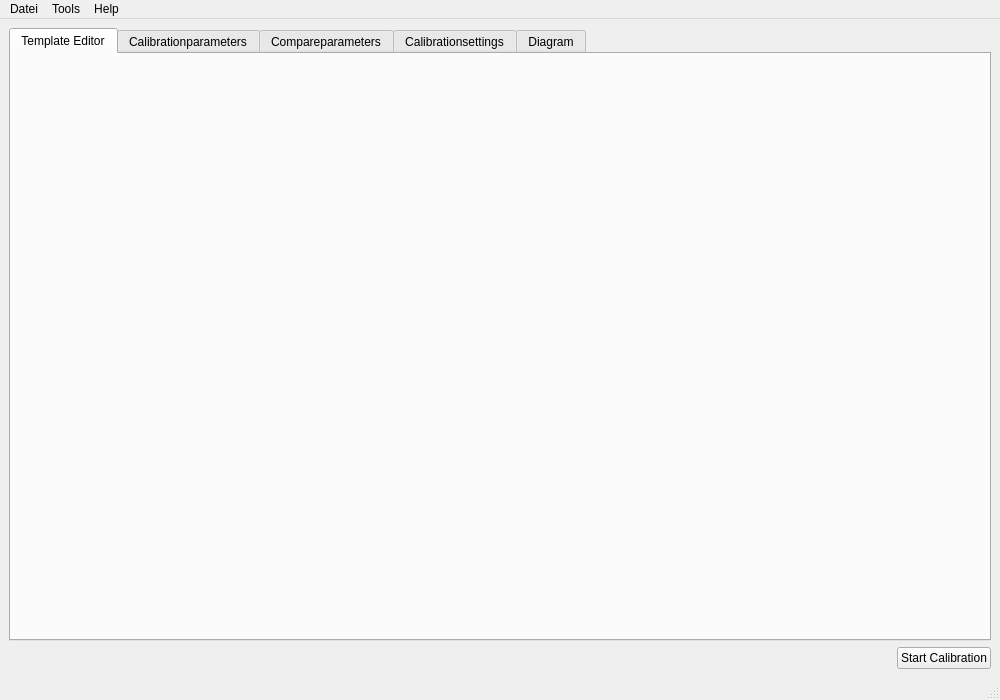
<?xml version="1.0" encoding="UTF-8"?>
<ui version="4.0">
 <class>MainWindow</class>
 <widget class="QMainWindow" name="MainWindow">
  <property name="windowModality">
   <enum>Qt::ApplicationModal</enum>
  </property>
  <property name="geometry">
   <rect>
    <x>0</x>
    <y>0</y>
    <width>1000</width>
    <height>700</height>
   </rect>
  </property>
  <property name="windowTitle">
   <string>Calimero</string>
  </property>
  <property name="dockNestingEnabled">
   <bool>true</bool>
  </property>
  <widget class="QWidget" name="centralwidget">
   <layout class="QGridLayout">
    <item row="0" column="0">
     <layout class="QGridLayout" name="layout">
      <item row="0" column="0">
       <widget class="QTabWidget" name="tab_calibrationedit">
        <property name="whatsThis">
         <string/>
        </property>
        <property name="autoFillBackground">
         <bool>true</bool>
        </property>
        <property name="currentIndex">
         <number>0</number>
        </property>
        <widget class="QWidget" name="tab_template">
         <attribute name="title">
          <string>Template Editor</string>
         </attribute>
         <layout class="QGridLayout" name="gridLayout_3">
          <item row="0" column="0">
           <widget class="ParameterEditGui" name="widget_4" native="true"/>
          </item>
         </layout>
        </widget>
        <widget class="QWidget" name="tab">
         <property name="autoFillBackground">
          <bool>false</bool>
         </property>
         <attribute name="title">
          <string>Calibrationparameters</string>
         </attribute>
         <layout class="QGridLayout">
          <item row="0" column="0">
           <widget class="ParameterGroupEditGui" name="widget_2" native="true"/>
          </item>
         </layout>
        </widget>
        <widget class="QWidget" name="tab2">
         <attribute name="title">
          <string>Compareparameters</string>
         </attribute>
         <layout class="QGridLayout">
          <item row="0" column="0">
           <widget class="CompareParameterEditGui" name="widget" native="true"/>
          </item>
         </layout>
        </widget>
        <widget class="QWidget" name="tab3">
         <attribute name="title">
          <string>Calibrationsettings</string>
         </attribute>
         <layout class="QGridLayout" name="gridLayout">
          <item row="0" column="0">
           <widget class="CalibrationEditGui" name="widget_3" native="true"/>
          </item>
         </layout>
        </widget>
        <widget class="QWidget" name="tab4">
         <property name="accessibleName">
          <string/>
         </property>
         <attribute name="title">
          <string>Diagram</string>
         </attribute>
         <attribute name="toolTip">
          <string>TEST HILFE</string>
         </attribute>
         <layout class="QGridLayout" name="gridLayout_2">
          <item row="0" column="0">
           <widget class="DiagramGui" name="diagram_widget"/>
          </item>
         </layout>
        </widget>
       </widget>
      </item>
     </layout>
    </item>
    <item row="1" column="0">
     <layout class="QHBoxLayout">
      <item>
       <spacer name="horizontalSpacer">
        <property name="orientation">
         <enum>Qt::Horizontal</enum>
        </property>
        <property name="sizeHint" stdset="0">
         <size>
          <width>40</width>
          <height>20</height>
         </size>
        </property>
       </spacer>
      </item>
      <item>
       <widget class="QPushButton" name="pushButton">
        <property name="sizePolicy">
         <sizepolicy hsizetype="Minimum" vsizetype="Fixed">
          <horstretch>0</horstretch>
          <verstretch>0</verstretch>
         </sizepolicy>
        </property>
        <property name="maximumSize">
         <size>
          <width>16777215</width>
          <height>16777215</height>
         </size>
        </property>
        <property name="text">
         <string>Start Calibration</string>
        </property>
       </widget>
      </item>
     </layout>
    </item>
   </layout>
  </widget>
  <widget class="QMenuBar" name="menubar">
   <property name="geometry">
    <rect>
     <x>0</x>
     <y>0</y>
     <width>1000</width>
     <height>25</height>
    </rect>
   </property>
   <widget class="QMenu" name="menuDatei">
    <property name="title">
     <string>Datei</string>
    </property>
    <addaction name="actionnew"/>
    <addaction name="actionopen"/>
    <addaction name="actionOpen_with_script_import"/>
    <addaction name="actionsave"/>
    <addaction name="actionsaveas"/>
    <addaction name="separator"/>
    <addaction name="actionSchlie_en"/>
    <addaction name="actionRun_in_Background"/>
   </widget>
   <widget class="QMenu" name="menuHilfe">
    <property name="title">
     <string>Help</string>
    </property>
    <addaction name="actionCalimero_Hilfe"/>
    <addaction name="separator"/>
    <addaction name="actionAbout"/>
   </widget>
   <widget class="QMenu" name="menuTools">
    <property name="title">
     <string>Tools</string>
    </property>
    <addaction name="actionsettings"/>
   </widget>
   <addaction name="menuDatei"/>
   <addaction name="menuTools"/>
   <addaction name="menuHilfe"/>
  </widget>
  <widget class="QStatusBar" name="statusbar"/>
  <action name="actionnew">
   <property name="text">
    <string>New</string>
   </property>
   <property name="shortcut">
    <string>Ctrl+N</string>
   </property>
  </action>
  <action name="actionopen">
   <property name="text">
    <string>Open</string>
   </property>
   <property name="shortcut">
    <string>Ctrl+O</string>
   </property>
  </action>
  <action name="actionsave">
   <property name="text">
    <string>Save</string>
   </property>
   <property name="shortcut">
    <string>Ctrl+S</string>
   </property>
  </action>
  <action name="actionSchlie_en">
   <property name="text">
    <string>Exit</string>
   </property>
   <property name="shortcut">
    <string>Ctrl+Q</string>
   </property>
  </action>
  <action name="actionAbout">
   <property name="text">
    <string>About Calimero</string>
   </property>
  </action>
  <action name="actionCalimero_Hilfe">
   <property name="text">
    <string>Calimero Help</string>
   </property>
   <property name="shortcut">
    <string>F1</string>
   </property>
  </action>
  <action name="actionsaveas">
   <property name="text">
    <string>Save As...</string>
   </property>
   <property name="shortcut">
    <string>Ctrl+Shift+S</string>
   </property>
  </action>
  <action name="actionsettings">
   <property name="text">
    <string>Options</string>
   </property>
  </action>
  <action name="actionRun_in_Background">
   <property name="text">
    <string>Run in Background</string>
   </property>
   <property name="shortcut">
    <string>Ctrl+B</string>
   </property>
  </action>
  <action name="actionOpen_with_script_import">
   <property name="text">
    <string>Open with script import</string>
   </property>
  </action>
 </widget>
 <customwidgets>
  <customwidget>
   <class>CompareParameterEditGui</class>
   <extends>QWidget</extends>
   <header>./gui/CompareParameterEditGui.h</header>
   <container>1</container>
  </customwidget>
  <customwidget>
   <class>ParameterGroupEditGui</class>
   <extends>QWidget</extends>
   <header>./gui/ParameterGroupEditGui.h</header>
   <container>1</container>
  </customwidget>
  <customwidget>
   <class>CalibrationEditGui</class>
   <extends>QWidget</extends>
   <header>./gui/CalibrationEditGui.h</header>
   <container>1</container>
  </customwidget>
  <customwidget>
   <class>DiagramGui</class>
   <extends>QGraphicsView</extends>
   <header>./gui/DiagramGui.h</header>
  </customwidget>
  <customwidget>
   <class>ParameterEditGui</class>
   <extends>QWidget</extends>
   <header>./gui/ParameterEditGui.h</header>
   <container>1</container>
  </customwidget>
 </customwidgets>
 <resources/>
 <connections>
  <connection>
   <sender>actionSchlie_en</sender>
   <signal>activated()</signal>
   <receiver>MainWindow</receiver>
   <slot>close()</slot>
   <hints>
    <hint type="sourcelabel">
     <x>-1</x>
     <y>-1</y>
    </hint>
    <hint type="destinationlabel">
     <x>369</x>
     <y>296</y>
    </hint>
   </hints>
  </connection>
  <connection>
   <sender>MainWindow</sender>
   <signal>destroyed()</signal>
   <receiver>MainWindow</receiver>
   <slot>close()</slot>
   <hints>
    <hint type="sourcelabel">
     <x>371</x>
     <y>290</y>
    </hint>
    <hint type="destinationlabel">
     <x>326</x>
     <y>308</y>
    </hint>
   </hints>
  </connection>
  <connection>
   <sender>tab_calibrationedit</sender>
   <signal>currentChanged(QWidget*)</signal>
   <receiver>MainWindow</receiver>
   <slot>update()</slot>
   <hints>
    <hint type="sourcelabel">
     <x>396</x>
     <y>284</y>
    </hint>
    <hint type="destinationlabel">
     <x>396</x>
     <y>298</y>
    </hint>
   </hints>
  </connection>
 </connections>
</ui>
